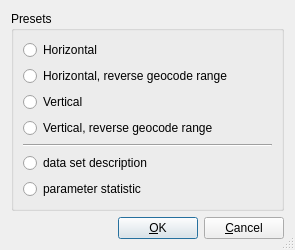
<?xml version="1.0" encoding="UTF-8"?>
<ui version="4.0">
 <class>SetPresetOptionsDialog</class>
 <widget class="QDialog" name="SetPresetOptionsDialog">
  <property name="geometry">
   <rect>
    <x>0</x>
    <y>0</y>
    <width>295</width>
    <height>237</height>
   </rect>
  </property>
  <property name="windowTitle">
   <string>Choose presets</string>
  </property>
  <property name="sizeGripEnabled">
   <bool>true</bool>
  </property>
  <layout class="QGridLayout" name="gridLayout_2">
   <item row="0" column="0">
    <widget class="QGroupBox" name="groupBox">
     <property name="title">
      <string>Presets</string>
     </property>
     <layout class="QGridLayout" name="gridLayout">
      <item row="0" column="0">
       <widget class="QRadioButton" name="Horizontal_radioButton">
        <property name="text">
         <string>Horizontal</string>
        </property>
       </widget>
      </item>
      <item row="1" column="0">
       <widget class="QRadioButton" name="Horizontal_reverse_radioButton">
        <property name="text">
         <string>Horizontal, reverse geocode range</string>
        </property>
       </widget>
      </item>
      <item row="2" column="0">
       <widget class="QRadioButton" name="Vertical_radioButton">
        <property name="text">
         <string>Vertical</string>
        </property>
       </widget>
      </item>
      <item row="3" column="0">
       <widget class="QRadioButton" name="Vertical_reverse_radioButton">
        <property name="text">
         <string>Vertical, reverse geocode range</string>
        </property>
       </widget>
      </item>
      <item row="4" column="0">
       <widget class="Line" name="line">
        <property name="orientation">
         <enum>Qt::Horizontal</enum>
        </property>
       </widget>
      </item>
      <item row="5" column="0">
       <widget class="QRadioButton" name="Dataset_description_radioButton">
        <property name="text">
         <string>data set description</string>
        </property>
       </widget>
      </item>
      <item row="6" column="0">
       <widget class="QRadioButton" name="Parameter_statistic_radioButton">
        <property name="text">
         <string>parameter statistic</string>
        </property>
       </widget>
      </item>
     </layout>
    </widget>
   </item>
   <item row="1" column="0">
    <layout class="QHBoxLayout">
     <item>
      <spacer>
       <property name="orientation">
        <enum>Qt::Horizontal</enum>
       </property>
       <property name="sizeHint" stdset="0">
        <size>
         <width>40</width>
         <height>20</height>
        </size>
       </property>
      </spacer>
     </item>
     <item>
      <widget class="QPushButton" name="OK_pushButton">
       <property name="text">
        <string>&amp;OK</string>
       </property>
       <property name="default">
        <bool>true</bool>
       </property>
      </widget>
     </item>
     <item>
      <widget class="QPushButton" name="Cancel_pushButton">
       <property name="text">
        <string>&amp;Cancel</string>
       </property>
      </widget>
     </item>
    </layout>
   </item>
  </layout>
 </widget>
 <tabstops>
  <tabstop>Horizontal_radioButton</tabstop>
  <tabstop>Horizontal_reverse_radioButton</tabstop>
  <tabstop>Vertical_radioButton</tabstop>
  <tabstop>Vertical_reverse_radioButton</tabstop>
  <tabstop>Dataset_description_radioButton</tabstop>
  <tabstop>Parameter_statistic_radioButton</tabstop>
  <tabstop>OK_pushButton</tabstop>
  <tabstop>Cancel_pushButton</tabstop>
 </tabstops>
 <resources/>
 <connections/>
</ui>
